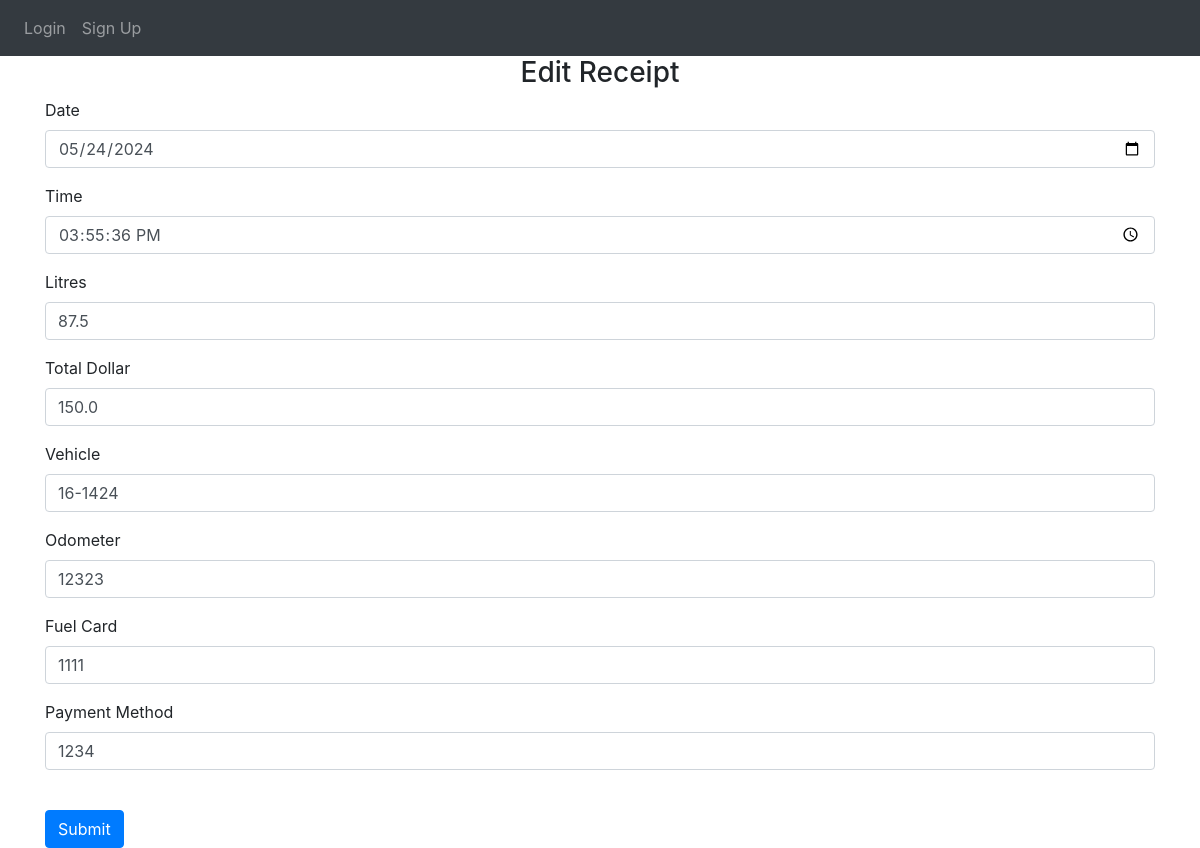
/edit_receipt/1, run on an earlier commit of the app's database.
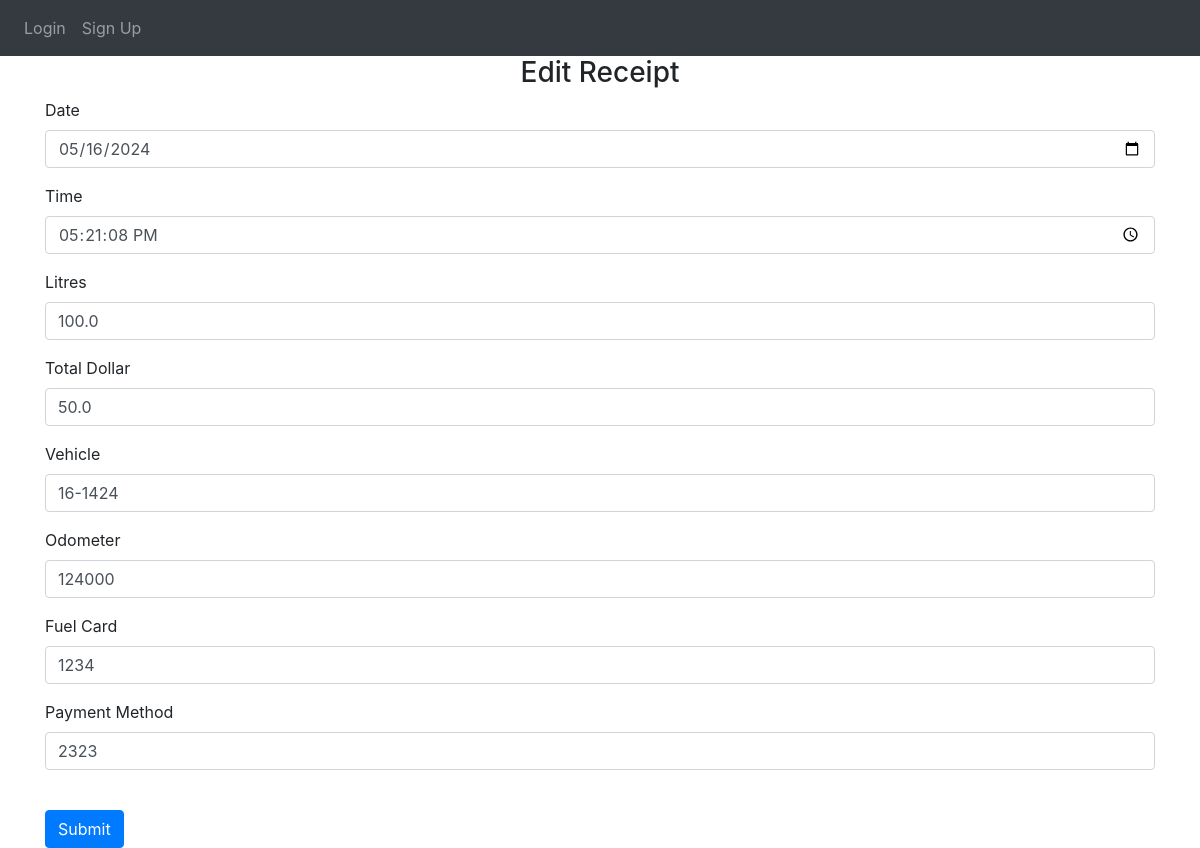
And on a later commit of the database.
### website/models.py (models this page shows)
class Receipt(db.Model):
    id = db.Column(db.Integer, primary_key=True)
    date = db.Column(db.String(50))
    time = db.Column(db.String(50))
    liters = db.Column(db.Float)
    total_dollar = db.Column(db.Float)
    vehicle = db.Column(db.String(50))
    odometer = db.Column(db.Integer)
    fuel_card = db.Column(db.Integer)
    payment_method = db.Column(db.Integer)
    user_id = db.Column(db.Integer, db.ForeignKey('user.id'))

### website/views.py (the view, shortened to what this page needs)
@views.route('/edit_receipt/<int:receiptId>', methods=['GET', 'POST'])
def receipt_detail(receiptId):
    receipt = Receipt.query.filter_by(id=receiptId).first()
    return render_template("edit_receipt.html", user=current_user, date=receipt.date,
                           time=receipt.time, liters=receipt.liters, totalDollar=receipt.total_dollar,
                           vehicle=receipt.vehicle, odometer=receipt.odometer, fuelCard=receipt.fuel_card,
                           paymentMethod=receipt.payment_method)

### website/templates/edit_receipt.html
{% extends "base.html" %} {% block title %}Edit Receipt{% endblock %}
{% block content%}
<form method="POST">
    <h3 align="center">Edit Receipt</h3>
    <div class="form-group">
        <label for="date">Date</label>
        <input type="date" class="form-control" id="date" name="date" placeholder="dd-mm-yyyy" value="{{date}}">
    </div>
    <div class="form-group">
        <label for="time">Time</label>
        <input type="time" step="1" class="form-control" id="time" name="time" placeholder="hh-mm-ss"  value="{{time}}">
    </div>
    <div class="form-group">
        <label for="liters">Litres</label>
        <input type="number" step="0.001" class="form-control" id="liters" name="liters" placeholder="Enter liters"  value="{{liters}}">
    </div>
    <div class="form-group">
        <label for="total_dollar">Total Dollar</label>
        <input type="number" step="0.01" class="form-control" id="total_dollar" name="total_dollar" placeholder="Enter total dollars" value="{{totalDollar}}">
    </div>
    <div class="form-group">
        <label for="vehicle">Vehicle</label>
        <input type="text" pattern="[0-9]{2}-[0-9]{4}" class="form-control" id="vehicle" name="vehicle" placeholder="Enter vehicle number (##-####)"  value="{{vehicle}}">
    </div>
    <div class="form-group">
        <label for="odometer">Odometer</label>
        <input type="number" class="form-control" id="odometer" name="odometer" placeholder="Enter odometer value"  value="{{odometer}}">
    </div>
    <div class="form-group">
        <label for="fuel_card">Fuel Card</label>
        <input type="number" pattern="[0-9]{4}" class="form-control" id="fuel_card" name="fuel_card" placeholder="Enter fuel card number (####)"  value="{{fuelCard}}">
    </div>
    <div class="form-group">
        <label for="payment_method">Payment Method</label>
        <input type="number" pattern="[0-9]{4}" class="form-control" id="payment_method" name="payment_method" placeholder="Enter payment method value (####)"  value="{{paymentMethod}}">
    </div>
    <br />
    <button type="submit" class="btn btn-primary">Submit</button>
</form>
{% endblock %}

What changed in the data, as far as the page shows it:
changed Receipt: date "05/24/2024" → "05/16/2024"; time "15:55:36" → "17:21:08"; liters "87.5" → "100.0"; total_dollar "150.0" → "50.0"; odometer "12323" → "124000"; fuel_card "1111" → "1234"; payment_method "1234" → "2323"
